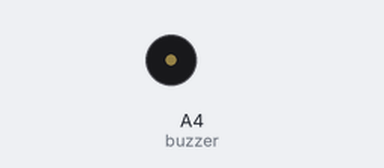
A sketch run on a simulated Arduino Uno, built with avr-gcc and run on an emulated ATmega328P. On the bench: buzzer (waves = sounding).

Above: at 0.1 s.
At 38.3 s:
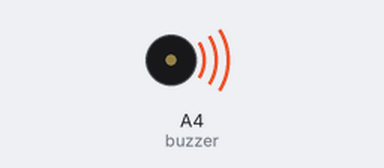
Timing chart, 0 to 54.9 s (numbered marks = the images above):
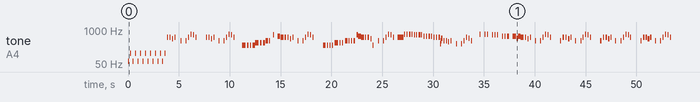

The sketch:

Funkytown_1min.ino
```cpp
// Funkytown 1min

#include <avr/pgmspace.h>

#define NOTE_B0  31
#define NOTE_C1  33
#define NOTE_CS1 35
#define NOTE_D1  37
#define NOTE_DS1 39
#define NOTE_E1  41
#define NOTE_F1  44
#define NOTE_FS1 46
#define NOTE_G1  49
#define NOTE_GS1 52
#define NOTE_A1  55
#define NOTE_AS1 58
#define NOTE_B1  62
#define NOTE_C2  65
#define NOTE_CS2 69
#define NOTE_D2  73
#define NOTE_DS2 78
#define NOTE_E2  82
#define NOTE_F2  87
#define NOTE_FS2 93
#define NOTE_G2  98
#define NOTE_GS2 104
#define NOTE_A2  110
#define NOTE_AS2 117
#define NOTE_B2  123
#define NOTE_C3  131
#define NOTE_CS3 139
#define NOTE_D3  147
#define NOTE_DS3 156
#define NOTE_E3  165
#define NOTE_F3  175
#define NOTE_FS3 185
#define NOTE_G3  196
#define NOTE_GS3 208
#define NOTE_A3  220
#define NOTE_AS3 233
#define NOTE_B3  247
#define NOTE_C4  262
#define NOTE_CS4 277
#define NOTE_D4  294
#define NOTE_DS4 311
#define NOTE_E4  330
#define NOTE_F4  349
#define NOTE_FS4 370
#define NOTE_G4  392
#define NOTE_GS4 415
#define NOTE_A4  440
#define NOTE_AS4 466
#define NOTE_B4  494
#define NOTE_C5  523
#define NOTE_CS5 554
#define NOTE_D5  587
#define NOTE_DS5 622
#define NOTE_E5  659
#define NOTE_F5  698
#define NOTE_FS5 740
#define NOTE_G5  784
#define NOTE_GS5 831
#define NOTE_A5  880
#define NOTE_AS5 932
#define NOTE_B5  988
#define NOTE_C6  1047
#define NOTE_CS6 1109
#define NOTE_D6  1175
#define NOTE_DS6 1245
#define NOTE_E6  1319
#define NOTE_F6  1397
#define NOTE_FS6 1480
#define NOTE_G6  1568
#define NOTE_GS6 1661
#define NOTE_A6  1760
#define NOTE_AS6 1865
#define NOTE_B6  1976
#define NOTE_C7  2093
#define NOTE_CS7 2217
#define NOTE_D7  2349
#define NOTE_DS7 2489
#define NOTE_E7  2637
#define NOTE_F7  2794
#define NOTE_FS7 2960
#define NOTE_G7  3136
#define NOTE_GS7 3322
#define NOTE_A7  3520
#define NOTE_AS7 3729
#define NOTE_B7  3951
#define NOTE_C8  4186
#define NOTE_CS8 4435
#define NOTE_D8  4699
#define NOTE_DS8 4978
#define NOTE_E8  5274
#define NOTE_F8  5588
#define NOTE_FS8 5920
#define NOTE_G8  6272
#define NOTE_GS8 6645
#define NOTE_A8  7074
#define NOTE_AS8 7459
#define NOTE_B8  7902
#define REST 0

int tempo = 113;
int buzzer = A4;

const int melody[] PROGMEM = {
    NOTE_C2,32,REST,12,NOTE_C3,32,REST,12,NOTE_C2,32,REST,12,NOTE_C3,32,REST,12,NOTE_C2,32,REST,12,NOTE_C3,32,REST,12,NOTE_C2,32,REST,12,NOTE_C3,32,REST,12,
    NOTE_C2,32,REST,12,NOTE_C3,32,REST,12,NOTE_C2,32,REST,12,NOTE_C3,32,REST,12,NOTE_C2,32,REST,12,NOTE_C3,32,REST,12,NOTE_C2,32,REST,12,NOTE_C3,32,REST,12,
    NOTE_C5,32,REST,12,NOTE_C5,32,REST,12,NOTE_AS4,32,REST,12,NOTE_C5,16,REST,8,REST,12,NOTE_G4,32,REST,12,REST,8,NOTE_G4,32,REST,12,NOTE_C5,32,REST,12,NOTE_F5,32,REST,12,NOTE_E5,32,REST,12,NOTE_C5,32,REST,12,REST,4,REST,8,
    NOTE_C5,32,REST,12,NOTE_C5,32,REST,12,NOTE_AS4,32,REST,12,NOTE_C5,32,REST,12,REST,8,NOTE_G4,32,REST,12,REST,8,NOTE_G4,32,REST,12,NOTE_C5,32,REST,12,NOTE_F5,32,REST,12,NOTE_E5,32,REST,12,NOTE_C5,32,REST,12,
    REST,6,REST,8,NOTE_C4,6,REST,16,NOTE_C4,16,REST,16,NOTE_C4,16,REST,16,NOTE_C4,8,NOTE_E4,6,REST,16,NOTE_E4,16,REST,16,NOTE_E4,8,NOTE_G4,8,REST,32,NOTE_G4,16,REST,8,NOTE_E5,16,REST,8,REST,32,NOTE_D5,8 ,NOTE_C5,6,
    REST,32,NOTE_C5,16,REST,16,NOTE_C5,16,REST,16,NOTE_AS4,32,REST,12,NOTE_C5,32,REST,12,REST,8,
    NOTE_G4,32,REST,12,REST,8,NOTE_G4,32,REST,12,NOTE_C5,32,REST,12,NOTE_F5,32,REST,12,NOTE_E5,32,REST,12,NOTE_C5,32,REST,12,REST,8,REST,4,
    NOTE_C4,8,REST,16,NOTE_C4,32,REST,12,NOTE_C4,32,REST,12,NOTE_C4,32,REST,12,NOTE_E4,6,REST,16,NOTE_E4,32,REST,12,NOTE_E4,16,REST,12,NOTE_G4,8,REST,32,NOTE_G4,16,REST,16,NOTE_G4,32,REST,12,NOTE_G4,16,REST,16,
    NOTE_E5,12,NOTE_D5,7,NOTE_C5,7,REST,32,NOTE_C5,16,REST,16,NOTE_C5,16,REST,16,NOTE_AS4,32,REST,12,NOTE_C4,32,REST,12,REST,8,
    NOTE_G4,32,REST,12,REST,8,NOTE_G4,32,REST,12,NOTE_C5,32,REST,12,NOTE_F5,32,REST,12,NOTE_E5,32,REST,12,NOTE_C5,32,REST,16,REST,8,
    NOTE_C5,6,NOTE_C5,8,NOTE_F5,32,REST,12,NOTE_F5,32,REST,12,NOTE_F5,12,REST,32,NOTE_F5,32,REST,12,NOTE_E5,32,REST,12,NOTE_E5,32,REST,12,NOTE_E5,12,REST,32,NOTE_E5,32,REST,12,NOTE_D5,32,REST,12,NOTE_D5,32,REST,12,
    NOTE_D5,12,REST,32,NOTE_D5,32,REST,12,NOTE_C5,32,REST,12,NOTE_C5,32,REST,12,NOTE_C5,12,NOTE_D4,64,NOTE_G4,64,NOTE_B4,12,REST,32,
    NOTE_G4,32,REST,12,NOTE_G4,32,REST,12,NOTE_F4,32,REST,12,NOTE_G4,32,REST,12,REST,8,NOTE_D4,32,REST,12,REST,8,NOTE_D4,32,REST,12,NOTE_G4,32,REST,12,NOTE_C5,32,REST,12,NOTE_B4,32,REST,12,NOTE_G4,32,REST,8,REST,8,REST,8,
    NOTE_F5,32,REST,16,REST,8,NOTE_F5,32,REST,12,NOTE_F5,32,REST,12,REST,8,NOTE_E5,32,REST,12,NOTE_E5,32,REST,12,NOTE_E5,16,REST,16,REST,8,NOTE_D5,32,REST,12,NOTE_D5,32,REST,12,NOTE_D5,12,REST,32,REST,8,
    NOTE_D5,5,NOTE_B4,16,NOTE_D5,8,NOTE_C5,12,NOTE_C5,32,REST,12,NOTE_C5,32,REST,12,NOTE_AS4,32,REST,12,NOTE_C5,32,REST,12,REST,8,NOTE_G4,32,REST,12,REST,8,
    NOTE_G4,32,REST,12,NOTE_C5,32,REST,12,NOTE_F5,32,REST,12,NOTE_E5,32,REST,12,NOTE_C5,32,REST,16,REST,8,REST,8,REST,8,
    NOTE_G4,32,REST,12,NOTE_C5,16,REST,16,NOTE_C5,16,REST,16,NOTE_AS4,12,REST,32,NOTE_C5,32,REST,16,REST,8,NOTE_G4,32,REST,12,REST,8,NOTE_G4,32,REST,12,NOTE_C5,32,REST,12,NOTE_F5,32,REST,12,NOTE_E5,32,REST,12,NOTE_C5,32,REST,16,REST,8,REST,8,REST,8,
    NOTE_G4,16,REST,16,NOTE_C5,16,REST,16,NOTE_C5,12,REST,32,NOTE_AS4,12,REST,32,NOTE_C5,32,REST,16,REST,8,NOTE_G4,32,REST,12,REST,8,NOTE_G4,32,REST,12,NOTE_C5,32,REST,12,NOTE_F5,32,REST,12,NOTE_E5,32,REST,12,NOTE_C5,32,REST,16,REST,8,REST,8,REST,8,
    NOTE_G4,32,REST,12,NOTE_C5,12,REST,32,NOTE_C5,12,REST,32,NOTE_AS4,12,REST,32,NOTE_C5,16,REST,32,REST,8,NOTE_G4,32,REST,12,REST,8,NOTE_G4,32,REST,12,NOTE_C5,32,REST,12,NOTE_F5,32,REST,12,NOTE_E5,32,REST,12,NOTE_C5,32,REST,16,REST,8,REST,8,REST,8,

};

int notes = sizeof(melody) / sizeof(melody[0]) / 2;
int wholenote = (60000 * 4) / tempo;

void playMelody(const int melody[], int notes, int wholenote) {
  for (int thisNote = 0; thisNote < notes * 2; thisNote += 2) {

    int pitch = pgm_read_word(&melody[thisNote]);
    int divider = pgm_read_word(&melody[thisNote + 1]);

    int noteDuration;

    if (divider > 0) {
      // 正常音符
      noteDuration = wholenote / divider;
    } else {
      // 負音符（1.5倍）
      noteDuration = wholenote / abs(divider);
      noteDuration = noteDuration * 1.5;
    }

    tone(buzzer, pitch, noteDuration * 0.9);
    delay(noteDuration);
    noTone(buzzer);
  }
}

void setup() {
  playMelody(melody, notes, wholenote);
}

void loop() {
}
```
